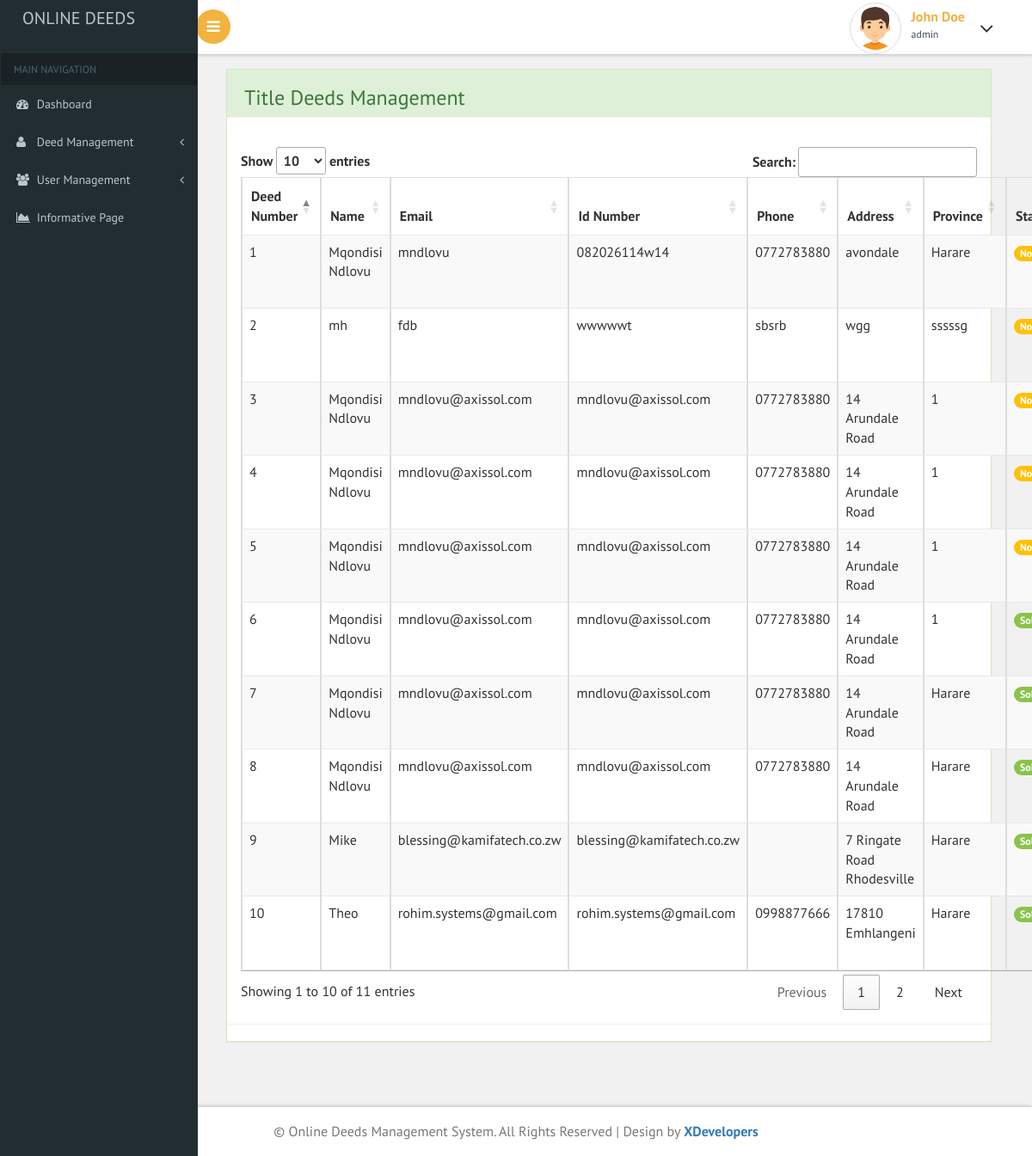
Page /deeds.php (signed in) on the committed database.
### tables this page shows
CREATE TABLE `tbl_deeds` (
  `deed_number` int(11) NOT NULL,
  `first_name` varchar(450) NOT NULL,
  `email` varchar(450) DEFAULT NULL,
  `phone` varchar(450) DEFAULT NULL,
  `address` varchar(450) DEFAULT NULL,
  `province` varchar(450) NOT NULL,
  `id_number` varchar(450) NOT NULL,
  `property` varchar(501) NOT NULL,
  `status` int(2) NOT NULL
);

### deeds.php (the view, shortened to what this page needs)
<?php include "includes/header.php"; ?>
<?php
$query ="SELECT * FROM tbl_deeds";
$statement = $db->prepare($query);
$statement->execute();
$result = $statement->fetchAll();
?>
<div id="page-wrapper">
    <div class="row">
        <div class="col-md-12">
            <div class="panel panel-success">
                <div class="panel panel-heading">
                    <h3>Title Deeds Management</h3>
                </div>
                <div class="panel panel-body">
                    <table id="all_deeds" class="table table-striped table-bordered" >
                        <thead>
                            <tr>
                                <th>Deed Number</th>
                                <th>Name</th>
                                <th>Email</th>
                                <th>Id Number</th>
                                <th>Phone</th>
                                <th>Address</th>
                                <th>Province</th>
                                <th>Status</th>
                            </tr>
                        </thead>
                        <tbody class="search_into">
                        <?php foreach($result as $row) : ?>
                            <tr>
                            <?php
                                    $query ="SELECT * FROM tbl_deeds where deed_number=".$row['deed_number'];
                                    $statement = $db->prepare($query);
                                    $statement->execute();
                                    $result = $statement->fetchAll();
                                     $deed_number=$result[0]['deed_number'];
                                ?>
                                <td><?php echo $deed_number ?></td>
                                <td><?php echo $row['first_name'] ?></td>
                                <td><?php echo $row['email'] ?></td>
                                <td><?php echo $row['id_number'] ?></td>
                                <td><?php echo $row['phone'] ?></td>
                                <td><?php echo $row['address'] ?></td>
                                <td><?php echo $row['province'] ?></td>
                                <?php
                                        if($row['status']==1){
                                            echo "<td><a href='' class='badge badge-success'>Sold</a></td>";
                                        }else{
                                            echo "<td><a href='' class='badge badge-warning'>Not Sold</a></td>";
                                        }
                                    ?>
                            </tr>
                        <?php endforeach; ?>
                        </tbody>
                    </table>
                </div>
            </div>
        </div>
    </div>
</div>
<?php include "includes/footer.php"; ?>

### css/custom.css (style rules this page uses)
#page-wrapper { padding:5em 2em 2.5em; background-color: #F1F1F1; }

### rows in the picture
tbl_deeds: deed_number "1", first_name "Mqondisi Ndlovu", email "mndlovu", id_number "082026114w14", phone "0772783880", address "avondale", province "Harare", status "Not Sold"
tbl_deeds: deed_number "2", first_name "mh", email "fdb", id_number "wwwwwt", phone "sbsrb", address "wgg", province "sssssg", status "Not Sold"
tbl_deeds: deed_number "3", first_name "Mqondisi Ndlovu", email "mndlovu@axissol.com", id_number "mndlovu@axissol.com", phone "0772783880", address "14 Arundale Road", province "1", status "Not Sold"
tbl_deeds: deed_number "4", first_name "Mqondisi Ndlovu", email "mndlovu@axissol.com", id_number "mndlovu@axissol.com", phone "0772783880", address "14 Arundale Road", province "1", status "Not Sold"
tbl_deeds: deed_number "5", first_name "Mqondisi Ndlovu", email "mndlovu@axissol.com", id_number "mndlovu@axissol.com", phone "0772783880", address "14 Arundale Road", province "1", status "Not Sold"
tbl_deeds: deed_number "6", first_name "Mqondisi Ndlovu", email "mndlovu@axissol.com", id_number "mndlovu@axissol.com", phone "0772783880", address "14 Arundale Road", province "1", status "Sold"
tbl_deeds: deed_number "7", first_name "Mqondisi Ndlovu", email "mndlovu@axissol.com", id_number "mndlovu@axissol.com", phone "0772783880", address "14 Arundale Road", province "Harare", status "Sold"
tbl_deeds: deed_number "8", first_name "Mqondisi Ndlovu", email "mndlovu@axissol.com", id_number "mndlovu@axissol.com", phone "0772783880", address "14 Arundale Road", province "Harare", status "Sold"
tbl_deeds: deed_number "9", first_name "Mike", email "blessing@kamifatech.co.zw", id_number "blessing@kamifatech.co.zw", address "7 Ringate Road Rhodesville", province "Harare", status "Sold"
tbl_deeds: deed_number "10", first_name "Theo", email "rohim.systems@gmail.com", id_number "rohim.systems@gmail.com", phone "0998877666", address "17810 Emhlangeni", province "Harare", status "Sold"

### other values in the picture
$_SESSION['fname'] "John"
$_SESSION['lname'] "Doe"
$_SESSION['role'] "admin"
